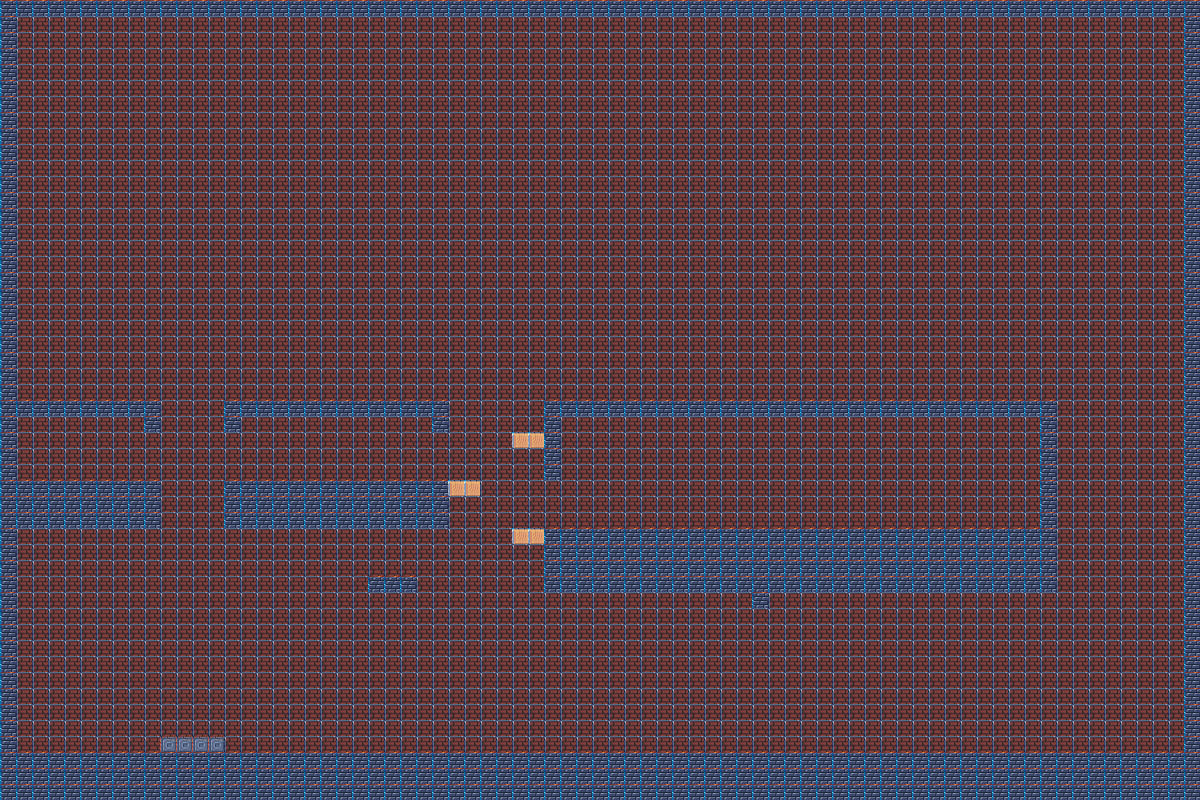

The image is a tile-based game level rendered from a .tmx file. Its description and source (layers, tilesets, objects; grid data summarised) follow:
An orthogonal 75x50 tile map with 16x16 px tiles, 2 tile layers (background, tiles) and 21 objects.

<map version="1.4" tiledversion="1.4.0" orientation="orthogonal" renderorder="right-down" width="75" height="50" tilewidth="16" tileheight="16" infinite="0" nextlayerid="7" nextobjectid="226">
 <tileset firstgid="1" source="tileset.tsx" />
 <layer id="5" name="background" width="75" height="50">
  <data>[3750 cells, 3750 non-empty, 1 distinct tile ids]</data>
 </layer>
 <layer id="1" name="tiles" width="75" height="50">
  <data>[3750 cells, 672 non-empty, 3 distinct tile ids]</data>
 </layer>
 <objectgroup id="4" name="StaticObjects">
  <object id="190" x="0" y="752" width="1200" height="48" />
  <object id="204" x="0.666667" y="480.667" width="160.667" height="46.6667" />
  <object id="205" x="224.333" y="481" width="224.667" height="47.6667" />
  <object id="206" x="144" y="400.667" width="16" height="30.6667" />
  <object id="207" x="0" y="400.333" width="143" height="16.6667" />
  <object id="208" x="0.333333" y="0.333333" width="1199.67" height="15.3333" />
  <object id="209" x="1184.33" y="16.3333" width="15.3333" height="735.667" />
  <object id="210" x="0.666667" y="527.667" width="16.3333" height="223" />
  <object id="211" x="0.666667" y="418.333" width="15.6667" height="60" />
  <object id="212" x="0.666667" y="16.3333" width="15.3333" height="383.667" />
  <object id="213" x="224.333" y="401.667" width="17" height="29.6667" />
  <object id="214" x="240.667" y="401.667" width="208.333" height="15" />
  <object id="215" x="432.333" y="416.333" width="16" height="15.6667" />
  <object id="216" x="450.333" y="480.667" width="30" height="15" />
  <object id="217" x="512.667" y="433.333" width="30.6667" height="15.6667" />
  <object id="218" x="513.333" y="529" width="30" height="15" />
  <object id="219" x="544.333" y="401.333" width="16" height="79" />
  <object id="220" x="544.667" y="529.333" width="512.667" height="63" />
  <object id="221" x="1040" y="401.333" width="17" height="126.333" />
  <object id="222" x="561" y="401" width="479" height="15.3333" />
 </objectgroup>
 <objectgroup id="6" name="KinematicObjects">
  <object id="224" x="159.667" y="737" width="65.6667" height="14.3333" />
 </objectgroup>
</map>